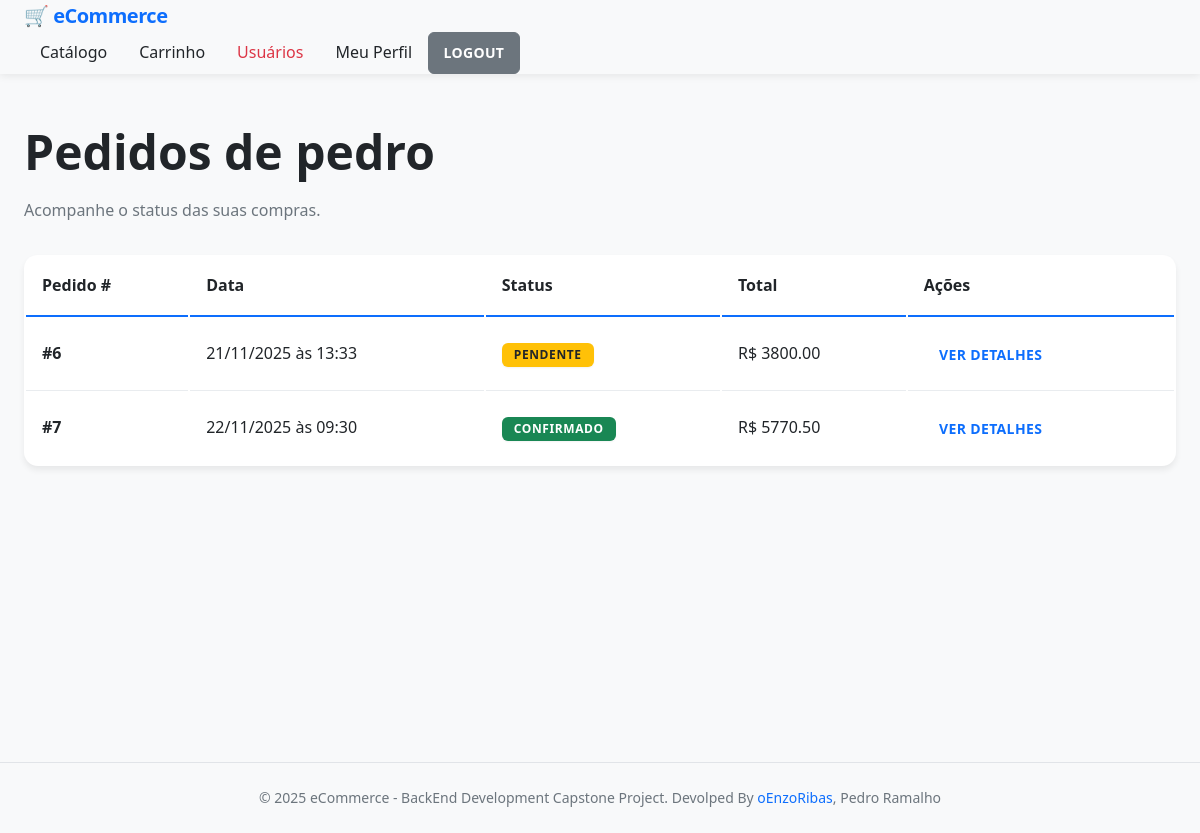
The page /pedidos/4/listar (signed in) on the database its author committed.
### models/cliente_model.py (models this page shows, shortened)
class Cliente(db.Model):
    __tablename__ = 'clientes'
    id = Column(Integer, primary_key=True, autoincrement=True, nullable=False)
    nome = Column(String(256), nullable=False)
    email = Column(String(256), unique=True, nullable=False)
    senha_hash = Column(String(256), nullable=False)
    telefone = Column(String(256))
    role = Column(String(50), default='cliente')

### models/pedido_model.py (models this page shows, shortened)
class Pedido(db.Model):
    __tablename__ = 'pedidos'
    id = Column(Integer, primary_key=True, autoincrement=True, nullable=False)
    cliente_id = Column(Integer, ForeignKey('clientes.id'), nullable=False)
    data = Column(db.DateTime, default=datetime.datetime.now)
    status = Column(String(256), default="pendente")
    itens = db.relationship('ItemPedido', backref='pedido', lazy=True, cascade='all, delete-orphan')
    pagamentos = db.relationship('Pagamento', backref='pedido', lazy=True, cascade='all, delete-orphan')
    def calcular_total(self):
        return sum(item.calcular_subtotal() for item in self.itens)

class ItemPedido(db.Model):
    __tablename__ = 'itens_pedido'
    id = Column(Integer, primary_key=True, autoincrement=True, nullable=False)
    pedido_id = Column(Integer, ForeignKey('pedidos.id'), nullable=False)
    produto_id = Column(Integer, ForeignKey('produtos.id'), nullable=False)
    quantidade = Column(Integer, nullable=False)
    preco_unitario = db.Column(db.Numeric(10,2), nullable=False)
    produto = db.relationship('Produto', primaryjoin='ItemPedido.produto_id == Produto.id')
    def calcular_subtotal(self):
        return float(self.preco_unitario) * self.quantidade

### routes/pedidos.py (the view)
@pedidos_bp.route('/<int:cliente_id>/listar')
@requer_autenticacao
def listar(cliente_id):
    user = get_client_by_id(cliente_id)
    page = request.args.get('page', 1, type=int)
    pedidos = Pedido.query.filter_by(cliente_id=cliente_id).paginate(page=page, per_page=10)
    return render_template('pedidos/listar.html', pedidos=pedidos, user=user)

### utils/auth_utils.py (called while the page is built)
def get_client_by_id(cliente_id):
    return Cliente.query.get(cliente_id)

def cliente_autenticado():
    return session.get('cliente_autenticado', False)

def requer_autenticacao(f):
    @wraps(f)
    def decorated_function(*args, **kwargs):
        if not cliente_autenticado():
            return redirect(url_for('auth.login'))
        return f(*args, **kwargs)
    return decorated_function

### templates/pedidos/listar.html (shortened to what this page needs)
{% extends "base.html" %} {% block title %}Meus Pedidos{% endblock %} {% block
content %}
<div class="row mb-4">
  <div class="col-12">
    <h1 class="mb-0">Pedidos de {{ user.nome }}</h1>
    <p class="text-muted">Acompanhe o status das suas compras.</p>
  </div>
</div>
{% if pedidos.items %}
<div class="table-responsive">
  <table class="table table-striped table-hover align-middle">
    <thead class="table-dark">
      <tr>
        <th>Pedido #</th>
        <th>Data</th>
        <th>Status</th>
        <th class="text-end">Total</th>
        <th>Ações</th>
      </tr>
    </thead>
    <tbody>
      {% for pedido in pedidos.items %}
      <tr>
        <td><strong>#{{ pedido.id }}</strong></td>
        <td>{{ pedido.data.strftime('%d/%m/%Y às %H:%M') }}</td>
        <td>
          {% if pedido.status == 'pendente' %}
          <span class="badge bg-warning text-dark">Pendente</span>
          {% elif pedido.status == 'confirmado' %}
          <span class="badge bg-success">Confirmado</span>
          {% elif pedido.status == 'cancelado' %}
          <span class="badge bg-danger">Cancelado</span>
          {% else %}
          <span class="badge bg-info">{{ pedido.status | upper }}</span>
          {% endif %}
        </td>
        <td class="text-end fw-bold">
          R$ {{ "%.2f"|format(pedido.calcular_total()) }}
        </td>
        <td>
          <a
            href="{{ url_for('pedidos.detalhes', pedido_id=pedido.id) }}"
            class="btn btn-sm btn-outline-primary"
          >
            Ver Detalhes
          </a>
        </td>
      </tr>
      {% endfor %}
    </tbody>
  </table>
</div>
{% endif %} {% endblock %}

### static/css/style.css (style rules this page uses)
*, *::before, *::after { box-sizing: border-box; margin: 0; padding: 0; }
:root { --primary: #0d6efd; --primary-hover: #0b5ed7; --primary-light: rgba(13, 110, 253, 0.1); --secondary: #6c757d; --success: #198754; --success-dark: #157347; --danger: #dc3545; --warning: #ffc107; --info: #0dcaf0; --dark: #212529; --light: #f8f9fa; --gray-100: #f8f9fa; --gray-200: #e9ecef; --gray-300: #dee2e6; --gray-400: #ced4da; --gray-500: #adb5bd; --gray-600: #6c757d; --gray-700: #495057; --gray-800: #343a40; --gray-900: #212529; --surface: #ffffff; --surface-hover: #f8f9fa; --border-color: #e1e4e8; --font-family: "Segoe UI", Tahoma, Geneva, Verdana, sans-serif; --font-size-base: 1rem; --font-size-sm: 0.875rem; --font-size-lg: 1.125rem; --font-size-xl: 1.25rem; --font-weight-normal: 400; --font-weight-medium: 500; --font-weight-semibold: 600; --font-weight-bold: 700; --line-height-base: 1.6; --line-height-tight: 1.25; --spacing-xs: 0.25rem; --spacing-sm: 0.5rem; --spacing-md: 1rem; --spacing-lg: 1.5rem; --spacing-xl: 2rem; --spacing-2xl: 3rem; --radius-sm: 0.375rem; --radius-md: 0.625rem; --radius-lg: 0.875rem; --radius-xl: 1rem; --radius-full: 9999px; --shadow-sm: 0 1px 2px rgba(0, 0, 0, 0.05); --shadow-md: 0 4px 6px rgba(0, 0, 0, 0.07); --shadow-lg: 0 10px 15px rgba(0, 0, 0, 0.1); --shadow-xl: 0 20px 25px rgba(0, 0, 0, 0.15); --shadow-navbar: 0 2px 8px rgba(0, 0, 0, 0.08); --transition-fast: 150ms ease; --transition-base: 200ms ease; --transition-slow: 300ms ease; --z-dropdown: 1000; --z-sticky: 1020; --z-fixed: 1030; --z-modal: 1050; --z-tooltip: 1070; }
html { -webkit-font-smoothing: antialiased; -moz-osx-font-smoothing: grayscale; }
body { font-family: var(--font-family); font-size: var(--font-size-base); line-height: var(--line-height-base); background-color: var(--light); color: var(--dark); }
h1, h2, h3, h4, h5, h6 { color: var(--dark); font-weight: var(--font-weight-semibold); line-height: var(--line-height-tight); margin-bottom: var(--spacing-md); }
h1 { font-size: 2.5rem; }
a { color: var(--primary); text-decoration: none; transition: color var(--transition-fast); }
.btn { display: inline-flex; align-items: center; justify-content: center; gap: var(--spacing-xs); padding: 0.625rem 1.25rem; font-size: var(--font-size-base); font-weight: var(--font-weight-semibold); line-height: 1.5; text-align: center; text-transform: uppercase; letter-spacing: 0.025em; border: 1px solid transparent; border-radius: var(--radius-sm); cursor: pointer; transition: transform var(--transition-base), box-shadow var(--transition-base), background-color var(--transition-base); }
.btn-sm { padding: 0.5rem 0.9rem; font-size: var(--font-size-sm); }
.badge { display: inline-flex; align-items: center; padding: 0.375rem 0.75rem; font-size: 0.75rem; font-weight: var(--font-weight-bold); line-height: 1; text-transform: uppercase; letter-spacing: 0.05em; border-radius: var(--radius-sm); box-shadow: var(--shadow-sm); }
.bg-warning { background-color: var(--warning); color: var(--dark); }
.table { width: 100%; background-color: var(--surface); border-radius: var(--radius-lg); overflow: hidden; box-shadow: var(--shadow-md); }
.table thead th { padding: var(--spacing-md); font-weight: var(--font-weight-bold); text-align: left; background-color: var(--surface); border-bottom: 2px solid var(--primary); color: var(--dark); }
.table tbody tr { transition: background-color var(--transition-fast); }
.table tbody td { padding: var(--spacing-md); border-bottom: 1px solid var(--gray-200); }
.table tbody tr:last-child td { border-bottom: none; }
.mb-4 { margin-bottom: var(--spacing-xl); }
.text-muted { color: var(--gray-600); }
.bg-success { background-color: var(--success); color: var(--surface); }
@media (min-width: 768px) { h1 { font-size: 3rem; } }

### rows shown on the page
Cliente: nome "pedro"
Pedido: id "6", data "21/11/2025 às 13:33", status "PENDENTE"
ItemPedido: calcular_total "3800.00"
Pedido: id "7", data "22/11/2025 às 09:30", status "CONFIRMADO"
ItemPedido: calcular_total "5770.50"
